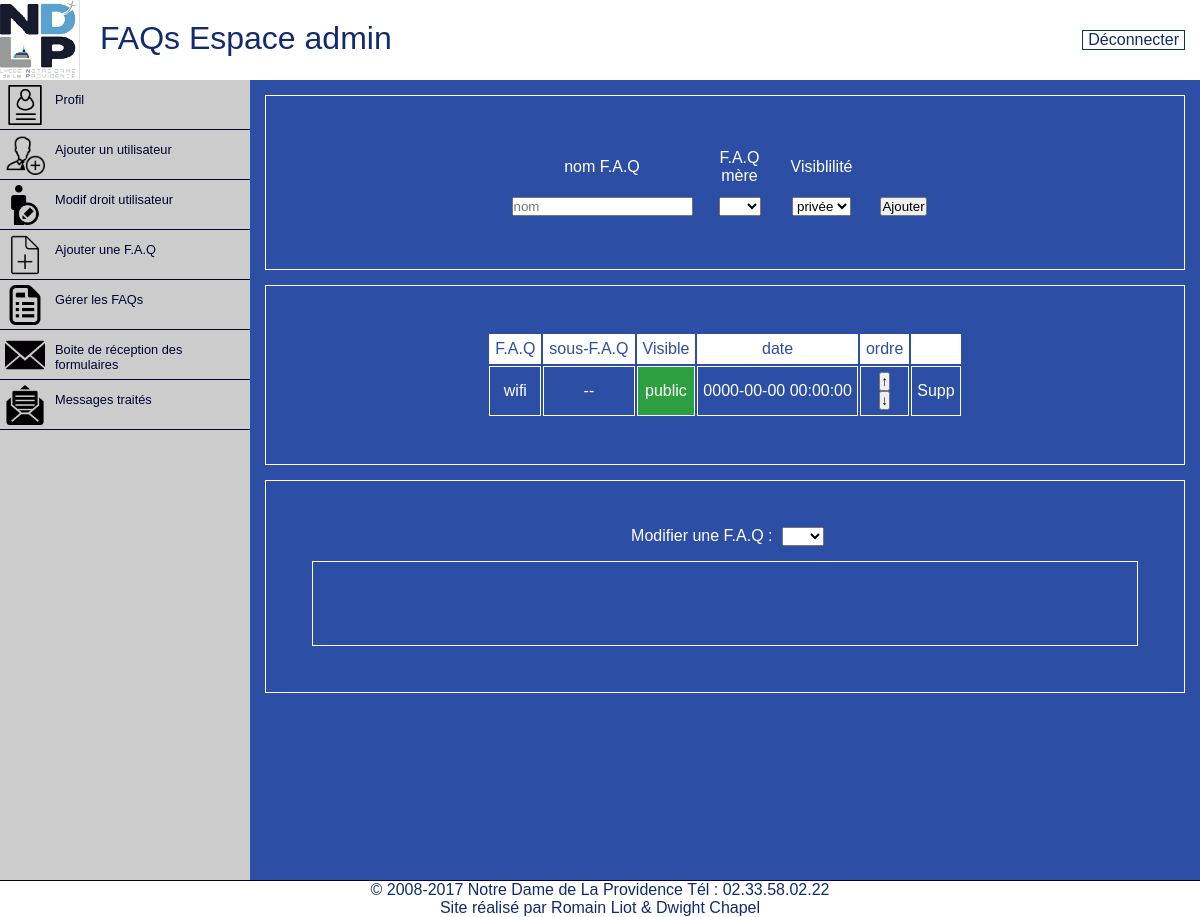
The page /admin/plusDEfaq.php (signed in) on the database its author committed.
### tables this page shows
CREATE TABLE faq (
	id_faq int primary key not null auto_increment,
	id_sous_faq int,
	nom varchar(64),
	ordre_faq int,
	date_faq datetime not null,
	visible varchar(16),
	constraint fk_idsousfaq_idfaq
		foreign key (id_sous_faq)
		references faq(id_faq)
);

### admin/plusDEfaq.php (the view, shortened to what this page needs)
<?php
	include('admin_tete.php');
?>
<center>
	<div id="plusFAQ">
		<form method="post" action="plusDEfaq.php">
			<table>
				<tr>
					<td>
						nom F.A.Q
					</td>
					<td>
						F.A.Q mère
					</td>
					<td>
						Visiblilité
					</td>
				</tr>
				<tr>
					<td>
						<input type="text" name="nomFAQ" placeholder="nom" />
					</td>
					<td>
						<select name="ssFAQ">
							<option></option>
							<?php
        						include('../connection_PDO.php');
								$reponse = $bdd->query('SELECT faq.nom,faq.id_faq FROM faq,droituti,utilisateur where faq.id_faq=droituti.id_faq and droituti.id_uti=utilisateur.id_uti and utilisateur.pseudo = \''.$_SESSION['pseudo'].'\' and id_sous_faq is NULL');
								while ($donnees = $reponse->fetch())
								{
									?>
					       			<option> <?php echo $donnees['nom']; ?></option>
									<?php
								}
							?>
						</select>
					</td>
					<td>
						<select name="visibleFAQ">
							<option>privée</option>
						</select>
					</td>
					<td>
						<input type="submit" name="Envoyer" value="Ajouter" >
					</td>
				</tr>
			</table>
		</form>
	</div>
	<div id="LesFAQs">
		<table>
			<tr id="teteFAQ">
				<td>F.A.Q</td>
				<td>sous-F.A.Q</td>
				<td>Visible</td>
				<td>date</td>
				<td>ordre</td>
				<td></td>
			</tr>
			<?php
				include('../connection_PDO.php');
				$taille = $bdd->query('SELECT nom,id_faq,visible,date_faq FROM faq WHERE id_sous_faq IS NULL ORDER BY ordre_faq asc');
				while ($donnees = $taille->fetch()){
					?>
					<tr>
						<td><?php echo $donnees['nom']; ?></td>
						<td> -- </td>
						<?php echo '<td class=\''.$donnees['visible'].'\'><a href=\'plusDEfaq.php?visible='.$donnees['id_faq'].'\'>'.$donnees['visible']; ?></a></td>
						<td> <?php echo $donnees['date_faq']; ?> </td>
						<td>
							<form method="post" action="plusDEfaq.php" >
                    			<input type="submit" name="Submit" value="↑">
                			</form>
							<form method="post" action="plusDEfaq.php" >
                    			<input type="submit" name="Submit" value="↓">
                			</form>
						</td>
						<td><a href="plusDEfaq.php?supp=<?php echo $donnees['id_faq'];?> " onClick="return confirm('Supprimer cet F.A.Q ?');" >Supp</a></td>
					</tr>
					<?php
				}
			?>
		</table>
	</div>
	<div id="ModifFAQs">
		<label>Modifier une F.A.Q :</label>
		<select id="SelectModifFAQs">
			<option></option>
			<?php
				include('../connection_PDO.php');
				$reponse = $bdd->query('SELECT faq.nom,faq.id_faq FROM faq,droituti,utilisateur where faq.id_faq=droituti.id_faq and droituti.id_uti=utilisateur.id_uti and utilisateur.pseudo = \''.$_SESSION['pseudo'].'\' ');
				while ($donnees = $reponse->fetch())
				{
					?>
	       			<option value='<?php echo $donnees['id_faq']; ?>' > <?php echo $donnees['nom']; ?></option>
					<?php
				}
			?>
		</select>
		<div id="FAQaModifier" >
		</div>
	</div>
</center>
<?php
	include('admin_pied.php');
?>

### css/espace_admin.css (style rules this page uses)
* { margin: 0; padding: 0; box-sizing: border-box; }
body { font-family: arial; }
a { text-decoration: none; }
div#plusFAQ { padding: 5%; border: 1px solid #fff; }
div#plusFAQ td { padding: 5px; color: #fff; text-align: center; width: 80px; }
div#LesFAQs { margin-top: 15px; padding: 5%; border: 1px solid #fff; }
div#LesFAQs td { padding: 5px; border: 1px solid #fff; text-align: center; color: #fff; }
div#LesFAQs td a { color: #fff; text-decoration : none; }
tr#teteFAQ { background-color: #fff; }
tr#teteFAQ td { color: #2d4ea5; }
div#ModifFAQs { margin-top: 15px; padding: 5%; border: 1px solid #fff; }
div#ModifFAQs label { color: #fff; padding: 5px; }
div#FAQaModifier { margin-top: 15px; padding: 5%; border: 1px solid #fff; color: #fff; }
.public { background-color: #2D9F40; }

### rows shown on the page
faq: nom "wifi", visible "public", date_faq "0000-00-00 00:00:00"
